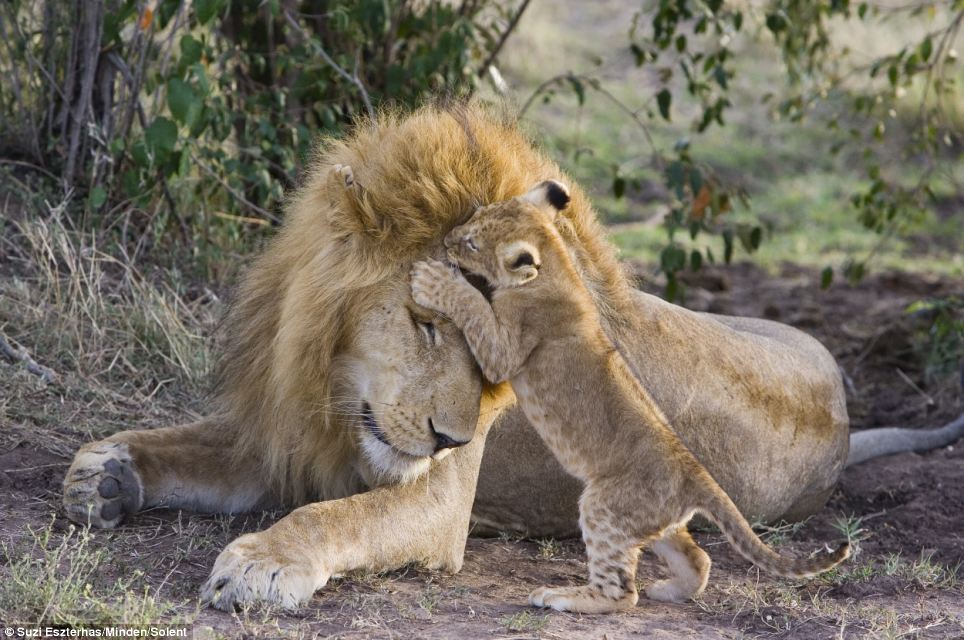
#> input picture images/lions.jpg, 964 x 640 px
$ python template04.py
#> lines starting #> are read from the running program, lines starting #| are printed output that depends on the picture
#!/usr/bin/env python3
# -*- coding: utf-8 -*-
"""
Exercise 4 Template
"""

import matplotlib.pyplot as plt
import numpy as np


# Histogram function
def histogram(img, levels):
    # calculate a normalized histogram of the image img
    h = np.zeros(np.size(levels))
    for level in levels:
        h[level] = np.sum(img == level)
    h = h / np.sum(h)
    return h


# Parameter
N = 2 ** 8
graylevels = range(N)

# Load image
img = plt.imread("../images/lions.jpg")
#> img is the input picture: shape (640, 964, 3); mean R, G, B 118.7, 110.8, 97.9

# Transform image to grayscale
f = img.copy()
if f.ndim > 2:
    f = np.mean(img, -1).astype("uint8")
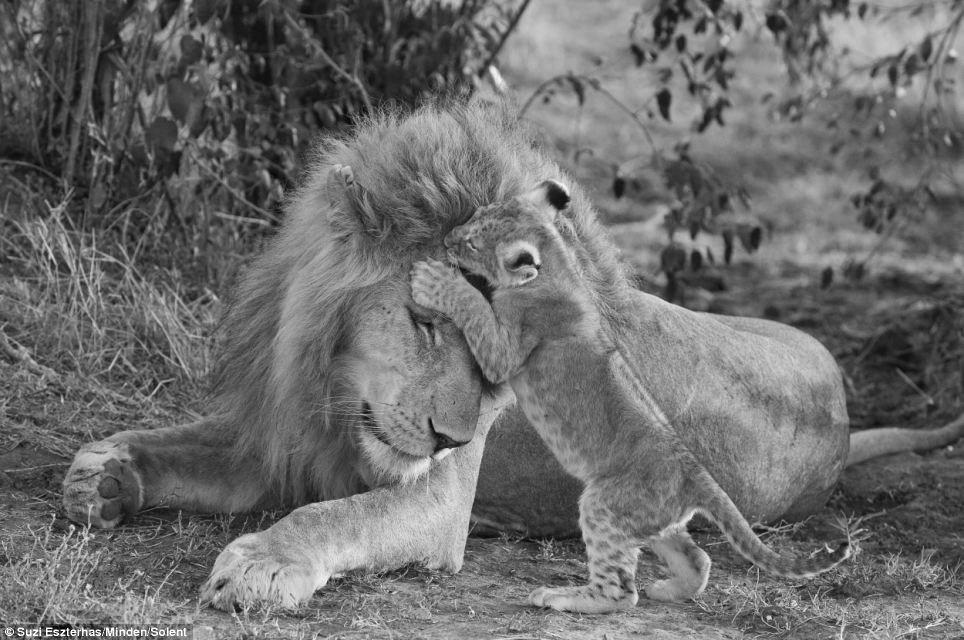
#> f: shape (640, 964); min 1, max 254, mean 108.8

# Cumulated histogram -> transformation function
h = np.zeros(N)
c = np.zeros_like(h)
# TODO calculate histogram of f -> h
h = histogram(f, graylevels)
#> after the loop in histogram, `for level in levels:`: h = 256 values, max 5349 at index 90, min 0 at index 0, mean 2410
#> in histogram, `h = h / np.sum(h)`: h = 256 values, max 0.00867 at index 90, min 0 at index 0, mean 0.00391
c = np.cumsum(h)
#> c = 256 values from 0 to 1

# TODO calculate cummulative probability density of f -> c
T = (N - 1) * np.cumsum(h)
#> T = 256 values from 0 to 255
T = np.array(np.round(T), dtype="uint8")

# Transform image
g = np.zeros_like(f)
# TODO apply histogram equalization scheme to f -> g
g = T[f]
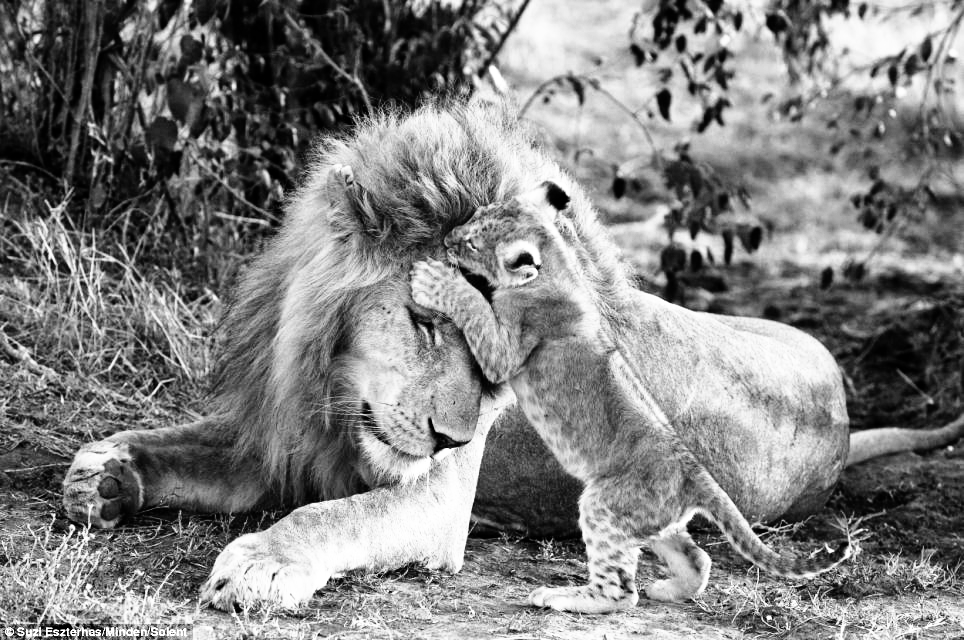
#> g: shape (640, 964); min 0, max 255, mean 128.4

# Calculate histogram of transformed image
ht = np.zeros_like(h)
#> ht = 256 values from 0 to 0
ct = np.zeros_like(h)
#> ct = 256 values from 0 to 0
# TODO calculate histogram of g -> ht
ht = histogram(g, graylevels)
#> ht = 256 values, max 0.00867 at index 93, min 0 at index 20, mean 0.00391
# TODO calculate cummulative probability density of g -> ct
ct = np.cumsum(ht)
#> ct = 256 values from 0.0018 to 1

# Display results
fig, ax = plt.subplots(
    2,
    3,
    num=1,
    clear=True,
    figsize=(15, 10),
    constrained_layout=True,
)
ax[0, 0].imshow(f, cmap="gray")
ax[0, 1].plot(graylevels, h)
ax[0, 2].plot(graylevels, c)
ax[1, 0].imshow(g, cmap="gray")
ax[1, 1].plot(graylevels, ht)
ax[1, 2].plot(graylevels, ct)
for a, title in zip(
        ax[:, 1:].flatten(), 2 * ["Normalized Histogram", "Cummulative Probability Density"]
):
    a.grid()
    ylim = 1.05 * np.max(a.lines[0].get_ydata())
    a.axis([0, N - 1, 0, ylim])
    a.set_title(title)
for a, title in zip(ax[:, 0], ["Original Image", "Histrogram Equalized Image"]):
    a.axis("off")
    a.set_title(title)
plt.show()
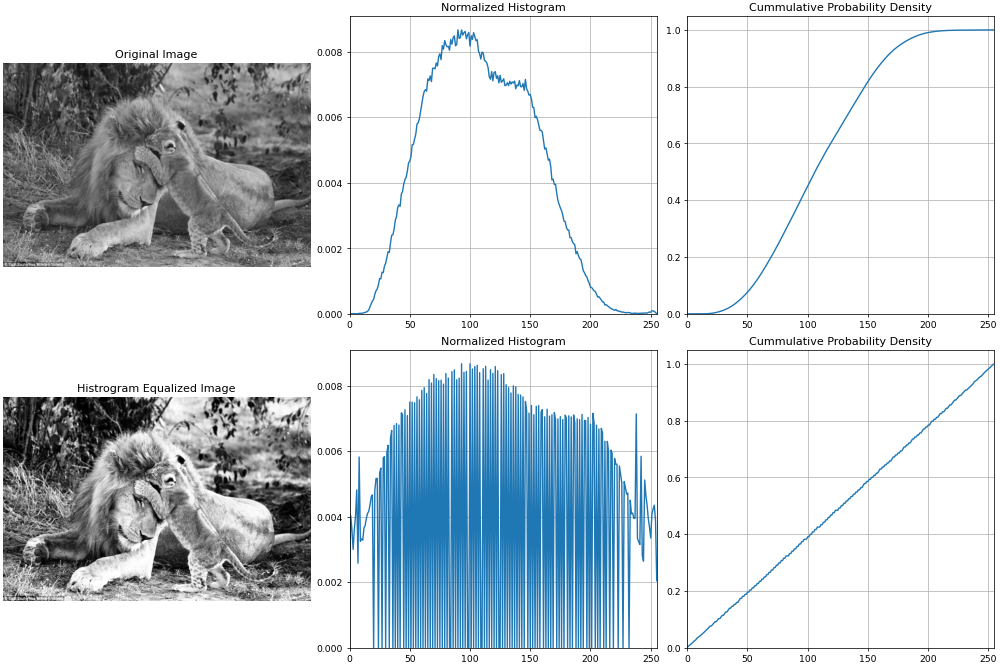
#> figure drawn by matplotlib, 6 panels; panel 2: curve peaks at x = 90, y = 0.00867; panel 3: curve peaks at x = 254, y = 1; panel 5: curve peaks at x = 93, y = 0.00867; panel 6: curve peaks at x = 255, y = 1

$ run again, with images/dog.jpg copied over images/lions.jpg
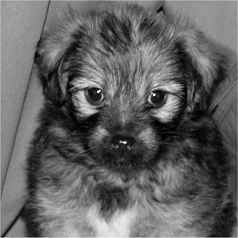
#> input picture images/dog.jpg, 238 x 238 px
#> img is the input picture: shape (238, 238); min 0, max 253, mean 98.1
#> after the loop in histogram, `for level in levels:`: h = 256 values, max 600 at index 138, min 0 at index 236, mean 221.3
#> in histogram, `h = h / np.sum(h)`: h = 256 values, max 0.0106 at index 138, min 0 at index 236, mean 0.00391
#> c = 256 values from 0.000583 to 1
#> `T = (N - 1) * np.cumsum(h)`: T = 256 values from 0.149 to 255
#> `T = np.array(np.round(T), dtype="uint8")`: T = 256 values from 0 to 255
#> `g = T[f]`:
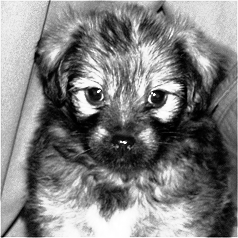
#> g: shape (238, 238); min 0, max 255, mean 128.3
#> `ht = histogram(g, graylevels)`: ht = 256 values, max 0.0106 at index 194, min 0 at index 11, mean 0.00391
#> `ct = np.cumsum(ht)`: ct = 256 values from 0.00169 to 1
